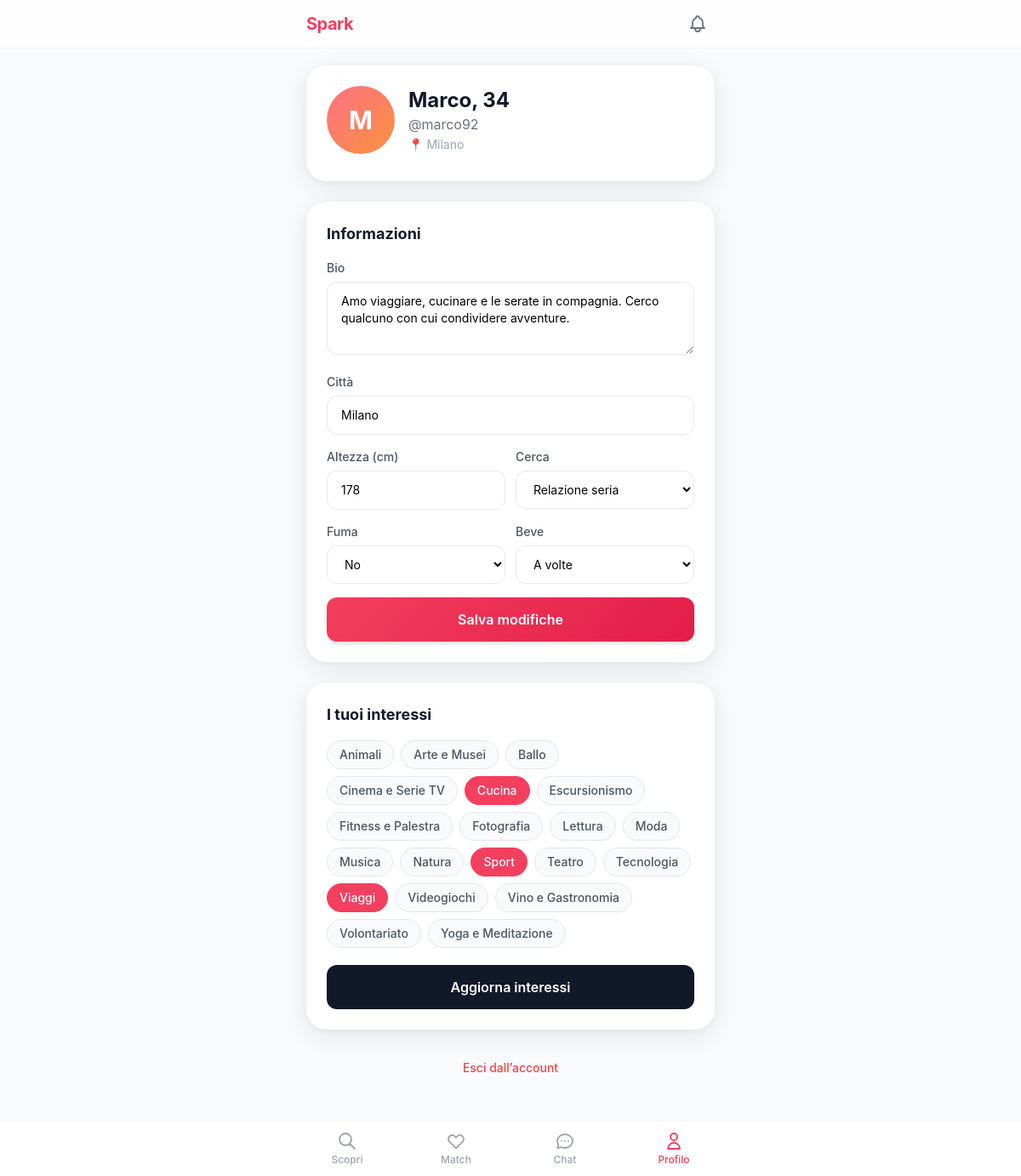
Screenshot of /profile (signed in) with the database file from the repository.
### tables this page shows
CREATE TABLE users (
    id INTEGER PRIMARY KEY AUTOINCREMENT,
    email TEXT NOT NULL UNIQUE,
    password_hash TEXT NOT NULL,
    username TEXT NOT NULL UNIQUE,
    nome TEXT NOT NULL,
    data_nascita DATE NOT NULL,
    genere TEXT NOT NULL CHECK(genere IN ('uomo', 'donna', 'non-binario', 'altro')),
    orientamento TEXT NOT NULL CHECK(orientamento IN ('etero', 'gay', 'lesbica', 'bi', 'altro')),
    bio TEXT,
    citta TEXT,
    latitudine REAL,
    longitudine REAL,
    altezza INTEGER,
    fuma TEXT CHECK(fuma IN ('si', 'no', 'a volte')),
    beve TEXT CHECK(beve IN ('si', 'no', 'a volte')),
    cerca TEXT CHECK(cerca IN ('relazione seria', 'casual', 'amicizia', 'altro')),
    verificato INTEGER DEFAULT 0,
    stato TEXT DEFAULT 'attivo' CHECK(stato IN ('attivo', 'sospeso', 'bannato')),
    is_online INTEGER DEFAULT 0,
    ultimo_accesso DATETIME,
    data_registrazione DATETIME DEFAULT CURRENT_TIMESTAMP,
    foto_principale_url TEXT
);

CREATE TABLE interests (
    id INTEGER PRIMARY KEY AUTOINCREMENT,
    nome TEXT NOT NULL UNIQUE
);

### app.py (the view)
@app.get("/profile", response_class=HTMLResponse)
async def profile_page(request: Request):
    user = get_current_user(request)
    if not user:
        return RedirectResponse("/login", status_code=303)
    user["eta"] = calcola_eta(user["data_nascita"])
    interessi = get_interessi_utente(user["id"])
    conn = get_db()
    all_interests = conn.execute("SELECT * FROM interests ORDER BY nome").fetchall()
    prefs = conn.execute("SELECT * FROM user_preferences WHERE user_id = ?", (user["id"],)).fetchone()
    conn.close()
    return templates.TemplateResponse("profile.html", {
        "request": request,
        "user": user,
        "interessi": interessi,
        "all_interests": [dict(i) for i in all_interests],
        "prefs": dict(prefs) if prefs else {}
    })

### templates/profile.html (shortened to what this page needs)
{% extends "base.html" %}
{% block content %}
<div class="bg-white rounded-3xl card-shadow p-6 mb-6">
    <div class="flex items-center gap-4 mb-2">
        <div class="w-20 h-20 rounded-full bg-gradient-to-br from-spark-400 to-orange-400 flex items-center justify-center text-white text-3xl font-bold">
            {{ user.nome[0] | upper }}
        </div>
        <div>
            <div class="text-2xl font-bold text-gray-900">{{ user.nome }}, {{ user.eta }}</div>
            <div class="text-gray-500">@{{ user.username }}</div>
            {% if user.citta %}<div class="text-sm text-gray-400 mt-0.5">📍 {{ user.citta }}</div>{% endif %}
        </div>
    </div>
</div>
<form method="post" action="/profile/update" class="bg-white rounded-3xl card-shadow p-6 mb-6 space-y-4">
    <h2 class="font-bold text-gray-900 text-lg">Informazioni</h2>
    <div>
        <label class="block text-sm font-medium text-gray-600 mb-1.5">Bio</label>
        <textarea name="bio" rows="3" class="w-full border border-gray-200 rounded-xl px-4 py-3 text-sm outline-none focus:ring-2 focus:ring-spark-400">{{ user.bio or '' }}</textarea>
    </div>
    <div>
        <label class="block text-sm font-medium text-gray-600 mb-1.5">Città</label>
        <input type="text" name="citta" value="{{ user.citta or '' }}" class="w-full border border-gray-200 rounded-xl px-4 py-3 text-sm outline-none focus:ring-2 focus:ring-spark-400">
    </div>
    <div class="grid grid-cols-2 gap-3">
        <div>
            <label class="block text-sm font-medium text-gray-600 mb-1.5">Altezza (cm)</label>
            <input type="number" name="altezza" value="{{ user.altezza or '' }}" class="w-full border border-gray-200 rounded-xl px-4 py-3 text-sm outline-none focus:ring-2 focus:ring-spark-400">
        </div>
        <div>
            <label class="block text-sm font-medium text-gray-600 mb-1.5">Cerca</label>
            <select name="cerca" class="w-full border border-gray-200 rounded-xl px-4 py-3 text-sm outline-none focus:ring-2 focus:ring-spark-400 bg-white">
                <option value="relazione seria" {% if user.cerca == 'relazione seria' %}selected{% endif %}>Relazione seria</option>
            </select>
        </div>
    </div>
    <div class="grid grid-cols-2 gap-3">
        <div>
            <label class="block text-sm font-medium text-gray-600 mb-1.5">Fuma</label>
            <select name="fuma" class="w-full border border-gray-200 rounded-xl px-4 py-3 text-sm outline-none bg-white">
                <option value="no" {% if user.fuma == 'no' %}selected{% endif %}>No</option>
            </select>
        </div>
        <div>
            <label class="block text-sm font-medium text-gray-600 mb-1.5">Beve</label>
            <select name="beve" class="w-full border border-gray-200 rounded-xl px-4 py-3 text-sm outline-none bg-white">
                <option value="a volte" {% if user.beve == 'a volte' %}selected{% endif %}>A volte</option>
            </select>
        </div>
    </div>
    <button type="submit" class="w-full btn-primary text-white font-semibold py-3.5 rounded-xl shadow-md">
        Salva modifiche
    </button>
</form>
<form method="post" action="/profile/interessi" class="bg-white rounded-3xl card-shadow p-6 mb-6">
    <h2 class="font-bold text-gray-900 text-lg mb-4">I tuoi interessi</h2>
    <div class="flex flex-wrap gap-2 mb-5">
        {% for i in all_interests %}
        <label class="cursor-pointer">
            <span class="inline-block px-3.5 py-1.5 rounded-full text-sm font-medium border transition
                         peer-checked:bg-spark-500 peer-checked:text-white peer-checked:border-spark-500
                         bg-gray-50 text-gray-600 border-gray-200 hover:border-spark-300">
                {{ i.nome }}
            </span>
        </label>
        {% endfor %}
    </div>
    <button type="submit" class="w-full bg-gray-900 text-white font-semibold py-3.5 rounded-xl">
        Aggiorna interessi
    </button>
</form>
<div class="text-center pt-2">
    <a href="/logout" class="text-red-500 text-sm font-medium hover:underline">Esci dall’account</a>
</div>
{% endblock %}

### templates/base.html (shortened to what this page needs)
<!DOCTYPE html>
<html lang="it">
<head>
    <script src="https://cdn.tailwindcss.com"></script>
</head>
<body class="bg-gray-50 min-h-screen pb-24">
    {% if user %}
    <header class="bg-white/80 backdrop-blur-md border-b border-gray-100 sticky top-0 z-40">
        <div class="max-w-lg mx-auto px-4 h-14 flex items-center justify-between">
            <a href="/discover" class="text-xl font-bold tracking-tight">
                <span class="text-spark-500">Spark</span>
            </a>
            <a href="/notifications" class="relative p-2 text-gray-500 hover:text-spark-500 transition">
            </a>
        </div>
    </header>
    {% endif %}
    <main class="max-w-lg mx-auto px-4 py-5">
        {% block content %}{% endblock %}
    </main>
    {% if user %}
    <nav class="fixed bottom-0 left-0 right-0 bg-white border-t border-gray-100 bottom-nav z-50">
        <div class="max-w-lg mx-auto grid grid-cols-4 h-16">
            <a href="/discover" class="flex flex-col items-center justify-center gap-0.5 text-xs font-medium
                {% if request.url.path == '/discover' %}text-spark-500{% else %}text-gray-400 hover:text-gray-600{% endif %}">
                <svg xmlns="http://www.w3.org/2000/svg" class="w-6 h-6" fill="none" viewBox="0 0 24 24" stroke="currentColor" stroke-width="1.8">
                    <path stroke-linecap="round" stroke-linejoin="round" d="M21 21l-6-6m2-5a7 7 0 11-14 0 7 7 0 0114 0z" />
                </svg>
                Scopri
            </a>
            <a href="/matches" class="flex flex-col items-center justify-center gap-0.5 text-xs font-medium
                {% if request.url.path.startswith('/matches') or request.url.path.startswith('/chat') %}text-spark-500{% else %}text-gray-400 hover:text-gray-600{% endif %}">
                <svg xmlns="http://www.w3.org/2000/svg" class="w-6 h-6" fill="none" viewBox="0 0 24 24" stroke="currentColor" stroke-width="1.8">
                    <path stroke-linecap="round" stroke-linejoin="round" d="M4.318 6.318a4.5 4.5 0 000 6.364L12 20.364l7.682-7.682a4.5 4.5 0 00-6.364-6.364L12 7.636l-1.318-1.318a4.5 4.5 0 00-6.364 0z" />
                </svg>
                Match
            </a>
            <a href="/notifications" class="flex flex-col items-center justify-center gap-0.5 text-xs font-medium
                {% if request.url.path == '/notifications' %}text-spark-500{% else %}text-gray-400 hover:text-gray-600{% endif %}">
                Chat
            </a>
            <a href="/profile" class="flex flex-col items-center justify-center gap-0.5 text-xs font-medium
                {% if request.url.path == '/profile' %}text-spark-500{% else %}text-gray-400 hover:text-gray-600{% endif %}">
                <svg xmlns="http://www.w3.org/2000/svg" class="w-6 h-6" fill="none" viewBox="0 0 24 24" stroke="currentColor" stroke-width="1.8">
                    <path stroke-linecap="round" stroke-linejoin="round" d="M16 7a4 4 0 11-8 0 4 4 0 018 0zM12 14a7 7 0 00-7 7h14a7 7 0 00-7-7z" />
                </svg>
                Profilo
            </a>
        </div>
    </nav>
    {% endif %}
</body>
</html>

### templates/base.html (style rules this page uses)
body { font-family: -apple-system, BlinkMacSystemFont, 'Segoe UI', Roboto, 'Helvetica Neue', sans-serif; -webkit-tap-highlight-color: transparent; }
.card-shadow { box-shadow: 0 8px 30px rgba(0,0,0,0.08), 0 2px 8px rgba(0,0,0,0.04); }
.btn-primary { background: linear-gradient(135deg, #f43f5e, #e11d48); }
.bottom-nav { padding-bottom: env(safe-area-inset-bottom, 0); }
html { scroll-behavior: smooth; }

### rows the page displays
users: nome "M", nome "Marco", username "marco92", citta "Milano", bio "Amo viaggiare, cucinare e le serate in compagnia. Cerco qualcuno con cui condividere avventure.", altezza "178", cerca "Relazione seria", fuma "No", beve "A volte"
interests: nome "Animali"
interests: nome "Arte e Musei"
interests: nome "Ballo"
interests: nome "Cinema e Serie TV"
interests: nome "Cucina"
interests: nome "Escursionismo"
interests: nome "Fitness e Palestra"
interests: nome "Fotografia"
interests: nome "Lettura"
interests: nome "Moda"
interests: nome "Musica"
interests: nome "Natura"
interests: nome "Sport"
interests: nome "Teatro"
interests: nome "Tecnologia"
interests: nome "Viaggi"
interests: nome "Videogiochi"
interests: nome "Vino e Gastronomia"
interests: nome "Volontariato"
interests: nome "Yoga e Meditazione"

### other values shown
{{ user.eta }} "34"
